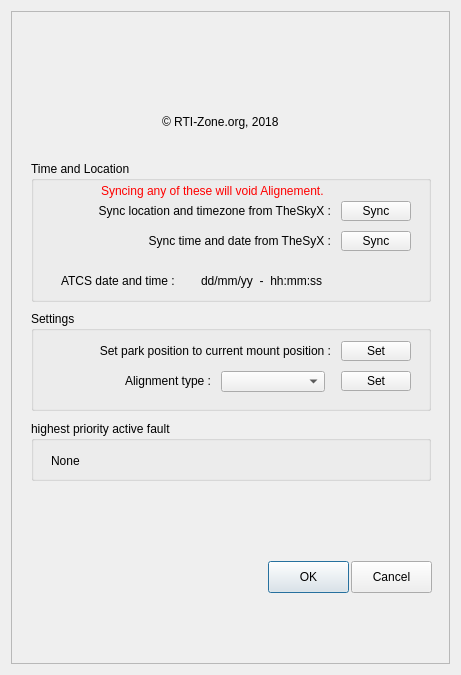
<?xml version="1.0" encoding="UTF-8"?>
<ui version="4.0">
 <class>X2Mount</class>
 <widget class="QDialog" name="X2Mount">
  <property name="geometry">
   <rect>
    <x>0</x>
    <y>0</y>
    <width>461</width>
    <height>675</height>
   </rect>
  </property>
  <property name="sizePolicy">
   <sizepolicy hsizetype="Fixed" vsizetype="Fixed">
    <horstretch>0</horstretch>
    <verstretch>0</verstretch>
   </sizepolicy>
  </property>
  <property name="windowTitle">
   <string>Setup Skywatcher</string>
  </property>
  <layout class="QVBoxLayout" name="verticalLayout_6">
   <item>
    <widget class="X2Form" name="X2Form">
     <property name="enabled">
      <bool>true</bool>
     </property>
     <property name="sizePolicy">
      <sizepolicy hsizetype="Fixed" vsizetype="Fixed">
       <horstretch>0</horstretch>
       <verstretch>0</verstretch>
      </sizepolicy>
     </property>
     <property name="minimumSize">
      <size>
       <width>0</width>
       <height>0</height>
      </size>
     </property>
     <property name="maximumSize">
      <size>
       <width>9999</width>
       <height>9999</height>
      </size>
     </property>
     <property name="sizeIncrement">
      <size>
       <width>56</width>
       <height>0</height>
      </size>
     </property>
     <property name="frameShape">
      <enum>QFrame::StyledPanel</enum>
     </property>
     <property name="frameShadow">
      <enum>QFrame::Raised</enum>
     </property>
     <widget class="QPushButton" name="pushButtonOK">
      <property name="geometry">
       <rect>
        <x>257</x>
        <y>550</y>
        <width>81</width>
        <height>32</height>
       </rect>
      </property>
      <property name="text">
       <string>OK</string>
      </property>
     </widget>
     <widget class="QPushButton" name="pushButtonCancel">
      <property name="geometry">
       <rect>
        <x>340</x>
        <y>550</y>
        <width>81</width>
        <height>32</height>
       </rect>
      </property>
      <property name="text">
       <string>Cancel</string>
      </property>
     </widget>
     <widget class="QWidget" name="layoutWidget">
      <property name="geometry">
       <rect>
        <x>70</x>
        <y>0</y>
        <width>280</width>
        <height>145</height>
       </rect>
      </property>
      <layout class="QGridLayout" name="gridLayout_4">
       <item row="2" column="0" alignment="Qt::AlignHCenter">
        <widget class="QLabel" name="label_5">
         <property name="text">
          <string>© RTI-Zone.org, 2018</string>
         </property>
        </widget>
       </item>
       <item row="1" column="0">
        <widget class="QLabel" name="label_logo_2">
         <property name="text">
          <string/>
         </property>
         <property name="pixmap">
          <pixmap>../../domeplugins/DomePro/Astrometric.png</pixmap>
         </property>
         <property name="alignment">
          <set>Qt::AlignCenter</set>
         </property>
         <property name="X2_PhotoFileName" stdset="0">
          <string>Astrometric.png</string>
         </property>
        </widget>
       </item>
      </layout>
     </widget>
     <widget class="QGroupBox" name="groupBox">
      <property name="geometry">
       <rect>
        <x>20</x>
        <y>150</y>
        <width>400</width>
        <height>141</height>
       </rect>
      </property>
      <property name="title">
       <string>Time and Location</string>
      </property>
      <widget class="QPushButton" name="pushButton">
       <property name="geometry">
        <rect>
         <x>310</x>
         <y>40</y>
         <width>70</width>
         <height>20</height>
        </rect>
       </property>
       <property name="text">
        <string>Sync</string>
       </property>
      </widget>
      <widget class="QLabel" name="label">
       <property name="geometry">
        <rect>
         <x>10</x>
         <y>30</y>
         <width>290</width>
         <height>40</height>
        </rect>
       </property>
       <property name="text">
        <string>Sync location and timezone from TheSkyX :</string>
       </property>
       <property name="alignment">
        <set>Qt::AlignRight|Qt::AlignTrailing|Qt::AlignVCenter</set>
       </property>
      </widget>
      <widget class="QLabel" name="label_2">
       <property name="geometry">
        <rect>
         <x>40</x>
         <y>60</y>
         <width>260</width>
         <height>40</height>
        </rect>
       </property>
       <property name="text">
        <string>Sync time and date from TheSyX :</string>
       </property>
       <property name="alignment">
        <set>Qt::AlignRight|Qt::AlignTrailing|Qt::AlignVCenter</set>
       </property>
      </widget>
      <widget class="QPushButton" name="pushButton_2">
       <property name="geometry">
        <rect>
         <x>310</x>
         <y>70</y>
         <width>70</width>
         <height>20</height>
        </rect>
       </property>
       <property name="text">
        <string>Sync</string>
       </property>
      </widget>
      <widget class="QLabel" name="label_3">
       <property name="geometry">
        <rect>
         <x>70</x>
         <y>20</y>
         <width>260</width>
         <height>20</height>
        </rect>
       </property>
       <property name="text">
        <string>&lt;html&gt;&lt;head/&gt;&lt;body&gt;&lt;p&gt;&lt;span style=&quot; color:#ff0000;&quot;&gt;Syncing any of these will void Alignement.&lt;/span&gt;&lt;/p&gt;&lt;/body&gt;&lt;/html&gt;</string>
       </property>
      </widget>
      <widget class="QLabel" name="label_4">
       <property name="geometry">
        <rect>
         <x>30</x>
         <y>110</y>
         <width>130</width>
         <height>20</height>
        </rect>
       </property>
       <property name="text">
        <string>ATCS date and time :</string>
       </property>
      </widget>
      <widget class="QLabel" name="time_date">
       <property name="geometry">
        <rect>
         <x>170</x>
         <y>110</y>
         <width>180</width>
         <height>20</height>
        </rect>
       </property>
       <property name="text">
        <string>dd/mm/yy  -  hh:mm:ss</string>
       </property>
      </widget>
     </widget>
     <widget class="QGroupBox" name="groupBox_2">
      <property name="geometry">
       <rect>
        <x>20</x>
        <y>300</y>
        <width>400</width>
        <height>100</height>
       </rect>
      </property>
      <property name="title">
       <string>Settings</string>
      </property>
      <widget class="QLabel" name="label_6">
       <property name="geometry">
        <rect>
         <x>30</x>
         <y>30</y>
         <width>270</width>
         <height>20</height>
        </rect>
       </property>
       <property name="text">
        <string>Set park position to current mount position :</string>
       </property>
       <property name="alignment">
        <set>Qt::AlignRight|Qt::AlignTrailing|Qt::AlignVCenter</set>
       </property>
      </widget>
      <widget class="QPushButton" name="pushButton_3">
       <property name="geometry">
        <rect>
         <x>310</x>
         <y>30</y>
         <width>70</width>
         <height>20</height>
        </rect>
       </property>
       <property name="text">
        <string>Set</string>
       </property>
      </widget>
      <widget class="QLabel" name="label_7">
       <property name="geometry">
        <rect>
         <x>60</x>
         <y>60</y>
         <width>120</width>
         <height>20</height>
        </rect>
       </property>
       <property name="text">
        <string>Alignment type :</string>
       </property>
       <property name="alignment">
        <set>Qt::AlignRight|Qt::AlignTrailing|Qt::AlignVCenter</set>
       </property>
      </widget>
      <widget class="QComboBox" name="alignmentType">
       <property name="geometry">
        <rect>
         <x>190</x>
         <y>60</y>
         <width>104</width>
         <height>21</height>
        </rect>
       </property>
      </widget>
      <widget class="QPushButton" name="pushButton_4">
       <property name="geometry">
        <rect>
         <x>310</x>
         <y>60</y>
         <width>70</width>
         <height>20</height>
        </rect>
       </property>
       <property name="text">
        <string>Set</string>
       </property>
      </widget>
     </widget>
     <widget class="QGroupBox" name="groupBox_4">
      <property name="geometry">
       <rect>
        <x>20</x>
        <y>410</y>
        <width>400</width>
        <height>60</height>
       </rect>
      </property>
      <property name="title">
       <string>highest priority active fault</string>
      </property>
      <widget class="QLabel" name="activeFault">
       <property name="geometry">
        <rect>
         <x>20</x>
         <y>30</y>
         <width>360</width>
         <height>20</height>
        </rect>
       </property>
       <property name="text">
        <string>None</string>
       </property>
      </widget>
     </widget>
    </widget>
   </item>
  </layout>
 </widget>
 <customwidgets>
  <customwidget>
   <class>X2Form</class>
   <extends>QFrame</extends>
   <header>x2form.h</header>
   <container>1</container>
  </customwidget>
 </customwidgets>
 <resources/>
 <connections/>
</ui>
